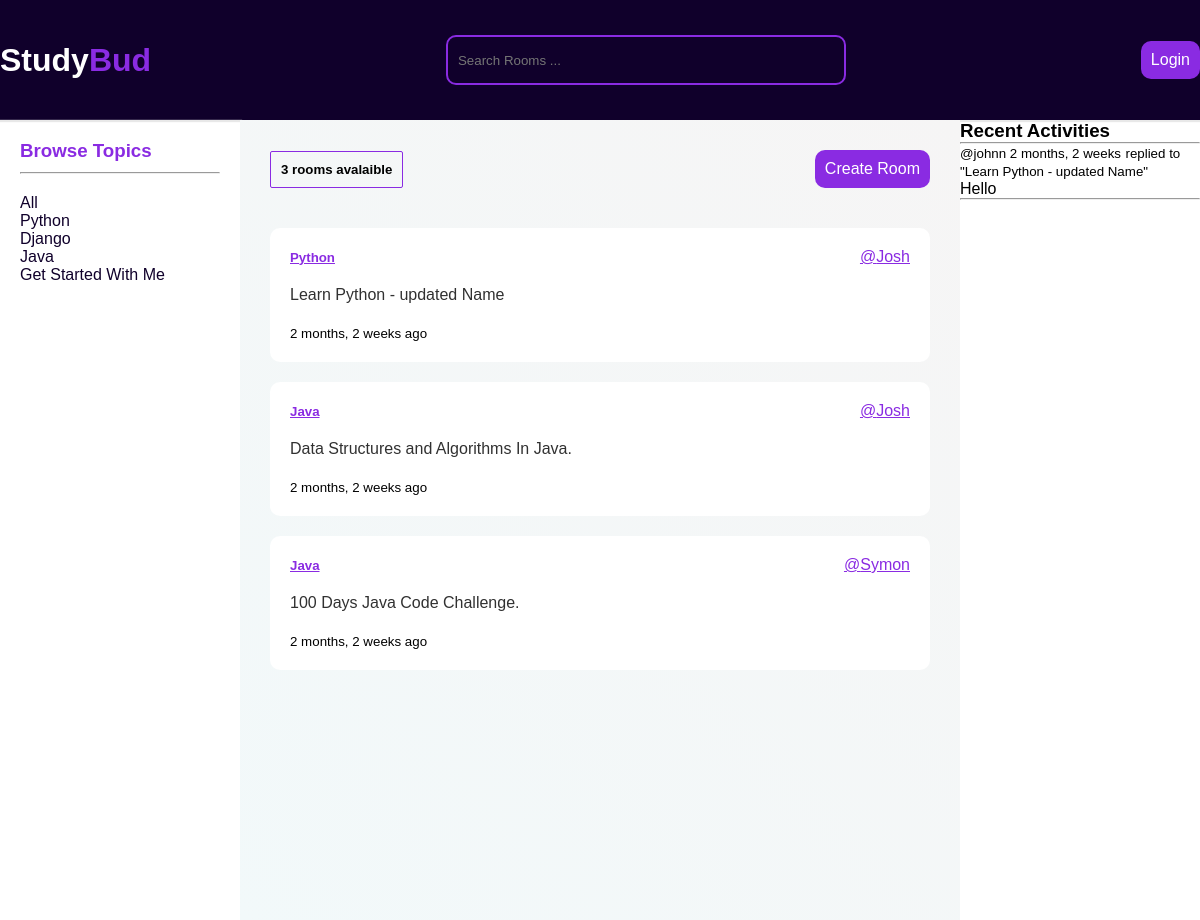
The page / on the database its author committed.
### myApp/models.py (models this page shows)
class Topic(models.Model):
    name = models.CharField(max_length=200)
    def __str__(self):
        return self.name

class Room(models.Model):
    host = models.ForeignKey(User,on_delete=models.SET_NULL,null=True)
    topic = models.ForeignKey(Topic,on_delete=models.SET_NULL,null=True)
    name = models.CharField(max_length=200)
    description = models.TextField(null=True,blank=True)
    participants = models.ManyToManyField(User,related_name='participants',blank=True)
    updated = models.DateTimeField(auto_now=True)
    created = models.DateTimeField(auto_now_add=True)
    class Meta:
        ordering = ['-updated','-created']
    def __str__(self):
        return self.name

class Message(models.Model):
    user = models.ForeignKey(User,on_delete=models.CASCADE)
    room = models.ForeignKey(Room,on_delete=models.CASCADE)
    body = models.TextField()
    updated = models.DateTimeField(auto_now=True)
    created = models.DateTimeField(auto_now_add=True)
    class Meta:
        ordering = ['-updated','-created']
    def __str__(self):
        return self.body[0:50]

### myApp/views.py (the view)
# urls.py: path('',views.home,name='home'),
def home(request):
    q = request.GET.get('q') if request.GET.get('q') != None else ''
    rooms = Room.objects.filter(
        Q(topic__name__icontains = q) |
        Q(name__icontains=q) |
        Q(description__icontains=q)
        )
    topics = Topic.objects.all()
    room_count = rooms.count()
    room_messages = Message.objects.filter( Q(room__topic__name__icontains=q))
    context = {'rooms':rooms,'topics':topics,'room_count':room_count,'room_messages':room_messages}
    return render(request,'myApp/home.html',context)

### myApp/templates/myApp/home.html (shortened to what this page needs)
{% extends 'main.html' %}
{% load static %}
{% block content %}
<div class="home-container">
    <div>
        {% include 'myApp/topics_component.html'%}
    </div>
    <div class="main-content">
        <div class="main-content-title">
        <div class="rooms-count">
        <h5>{{room_count}} rooms avalaible</h5>
        </div>
        <a href="{% url 'create-room'%}" class="btn">Create Room</a>
        </div>
        <div class="rooms-list">
           {% include 'myApp/feed_component.html' %}
        </div>
    </div>
    <div class="activities-container">
       {% include 'myApp/activity_component.html' %}
    </div>
</div>
{% endblock content %}

### myApp/templates/myApp/topics_component.html
{% load static %}
<link rel="stylesheet" href="{% static 'styles/main.css' %}">
      <div class="sidebar">
       <h3 class="sidebar-title"> Browse Topics</h3>
          <hr>
       <div class="topic-links">
       <div>
           <a href="{% url 'home'%}">All</a>
       </div>
        {% for topic in topics%}
          <div>
            <a href="{% url 'home' %}?q={{topic.name}}">{{topic.name}}</a>
          </div>
        {% endfor%}
      </div>
      </div>

### myApp/templates/myApp/feed_component.html (shortened to what this page needs)
<div>
{% for room in rooms%}
<div class="room">
<div class="room-header">
    <h5><a href="{% url 'room' room.id  %}">{{room.topic}}</a></h5>
    <a href="{% url 'user-profile' room.host.id%}">@{{room.host.username}}</a>
    </div>
<div class="room-content">
    <p>{{room.name}}</p>
</div>
<small>{{ room.created | timesince }} ago</small>
</div>
{%endfor%}
</div>

### myApp/templates/myApp/activity_component.html (shortened to what this page needs)
<h3>Recent Activities</h3>
<hr>
{% for message in room_messages %}
<div>
   <small><a href="{% url 'user-profile' message.user.id %}"></a> @{{message.user}} {{message.created | timesince}}</small>
   <small>replied to "{{message.room}}"</small>
   <p>{{message}}</p>
   <hr>
</div>
{%endfor%}

### static/styles/main.css (style rules this page uses)
* { margin: 0; padding: 0; box-sizing: border-box; }
body { background-color: #ffffff; font-family: Arial, fantasy; }
.btn { text-align: center; text-decoration: none; color: white; background-color:blueviolet; padding: 10px; border-radius: 10px; }
.sidebar { height: 100vh; padding: 20px; box-shadow: 1px 1px 1px 1px #f1f1f1; }
.sidebar-title { color: blueviolet; margin-bottom: 10px; }
.topic-links { margin-top: 20px; }
.topic-links a { text-decoration: none; color:#10002b; }
.home-container { display: grid; grid-template-columns: 1fr 3fr 1fr; }
.main-content { padding: 30px; background:linear-gradient(45deg, #f2f9fa, #f6f5f5) ; }
.main-content-title { display: flex; justify-content: space-between; align-items: center; }
.rooms-count { border: solid blueviolet 1.2px; padding: 10px; border-radius: 2px; }
.rooms-list { margin-top: 40px; }
.room { background-color: #ffffff; padding: 20px; margin-bottom: 20px; border-radius: 10px; }
.room-header { display: flex; align-items: center; justify-content: space-between; margin-bottom: 10px; }
.room-header a { color: blueviolet; }
.room-content { color: #313131; margin: 20px 0; }

### rows shown on the page
Topic: name "Python"
Topic: name "Django"
Topic: name "Java"
Topic: name "Get Started With Me"
Room: topic "Python", host.username "Josh", name "Learn Python - updated Name", created "2 months, 2 weeks"
Room: topic "Java", host.username "Josh", name "Data Structures and Algorithms In Java.", created "2 months, 2 weeks"
Room: topic "Java", host.username "Symon", name "100 Days Java Code Challenge.", created "2 months, 2 weeks"
Message: user "johnn", created "2 months, 2 weeks", room "Learn Python - updated Name", body "Hello"

### other values the page prints
{{ room_count }} "3"
